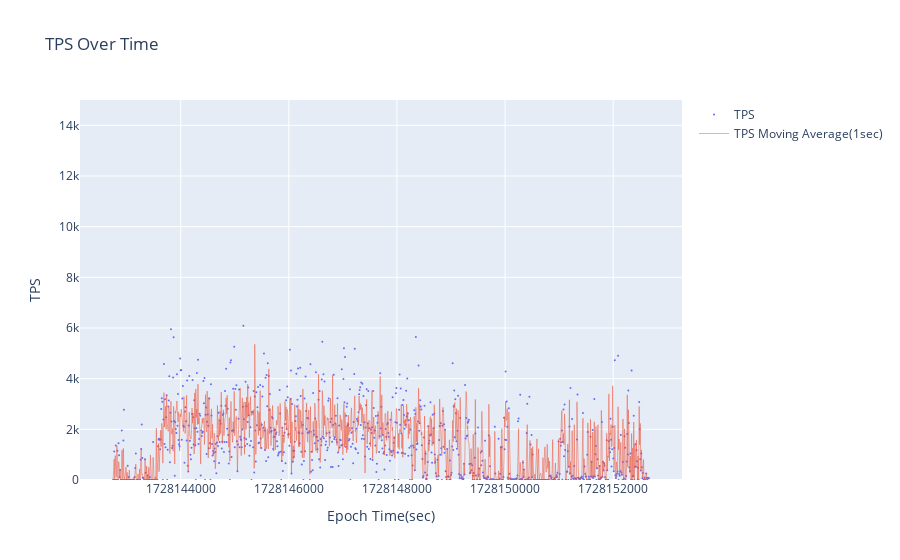

Notebook code for this chart:
### Code cell
fig = go.Figure()


fig.add_trace(go.Scatter(x=filtered_time_series['t'], y=filtered_time_series['sum_tps'], mode='markers', name='TPS', marker=dict(size=2)))
fig.add_trace(go.Scatter(x=filtered_time_series['t'], y=filtered_time_series['moving_average'], mode='lines', name='TPS Moving Average(1sec)', line=dict(width=0.5)))

fig.update_layout(
    title="TPS Over Time",
    xaxis_title="Epoch Time(sec)",
    yaxis_title="TPS",
    xaxis=dict(tickformat='%d'),
    yaxis=dict(range=[0, 15000])
)

fig.show()

### Figure 1 — Plotly figure (JSON) as saved in the notebook; plotly's stock layout.template omitted (floating-point values rounded to 4 significant figures; data arrays with more than 128 entries replaced by an {"elided": "..."} marker saying what was removed)
{"data": [{"marker": {"size": 2}, "mode": "markers", "name": "TPS", "type": "scatter", "x": {"elided": "992 int values"}, "y": {"elided": "992 float values"}}, {"line": {"width": 0.5}, "mode": "lines", "name": "TPS Moving Average(1sec)", "type": "scatter", "x": {"elided": "992 int values"}, "y": {"elided": "992 float values"}}], "layout": {"title": {"text": "TPS Over Time"}, "xaxis": {"tickformat": "%d", "title": {"text": "Epoch Time(sec)"}}, "yaxis": {"range": [0, 15000], "title": {"text": "TPS"}}}}
